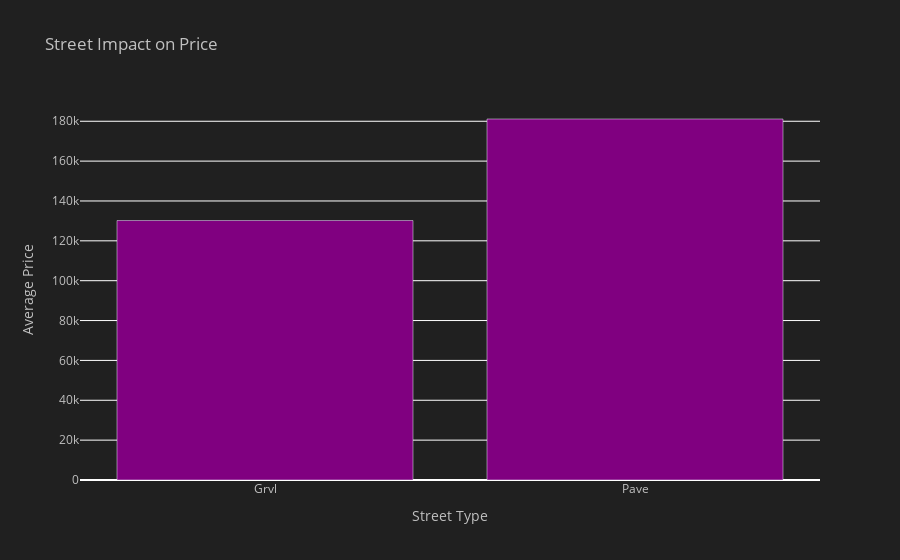

The notebook cell saved with this chart:
### Code cell
fig5 = go.Figure(data = [go.Bar(
    x=street_price.index, 
    y=street_price.values, 
    name='Street Price', 
    marker=dict(color='purple'))]
    )
fig5.update_layout(
    title='Street Impact on Price',
    xaxis_title='Street Type', 
    yaxis_title='Average Price',
    legend_title='Data Distribution',
    plot_bgcolor='rgba(32,32,32,1)',
    paper_bgcolor='rgba(32,32,32,1)',
    font=dict(color='silver')
)

### Figure 1 — Plotly figure (JSON) as saved in the notebook; plotly's stock layout.template omitted (floating-point values rounded to 4 significant figures)
{"data": [{"marker": {"color": "purple"}, "name": "Street Price", "type": "bar", "x": ["Grvl", "Pave"], "y": [130200.0, 181100.0]}], "layout": {"font": {"color": "silver"}, "legend": {"title": {"text": "Data Distribution"}}, "paper_bgcolor": "rgba(32,32,32,1)", "plot_bgcolor": "rgba(32,32,32,1)", "title": {"text": "Street Impact on Price"}, "xaxis": {"title": {"text": "Street Type"}}, "yaxis": {"title": {"text": "Average Price"}}}}
